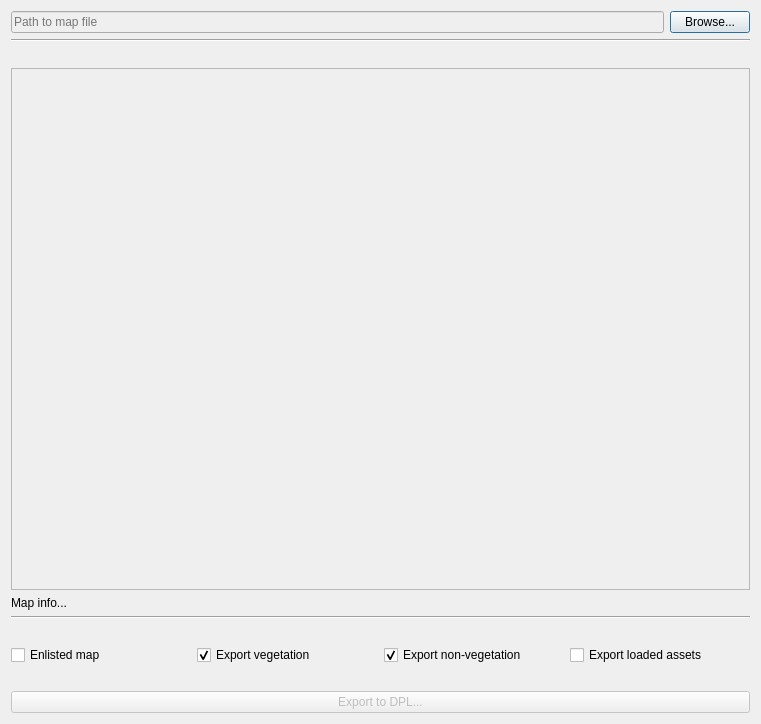
<?xml version="1.0" encoding="UTF-8"?>
<ui version="4.0">
 <class>Dialog</class>
 <widget class="QDialog" name="Dialog">
  <property name="geometry">
   <rect>
    <x>0</x>
    <y>0</y>
    <width>761</width>
    <height>724</height>
   </rect>
  </property>
  <property name="windowTitle">
   <string>Dagor Asset Explorer - Per-cell map prop layout export</string>
  </property>
  <property name="locale">
   <locale language="English" country="UnitedStates"/>
  </property>
  <layout class="QVBoxLayout" name="verticalLayout_3">
   <item>
    <layout class="QHBoxLayout" name="horizontalLayout">
     <property name="sizeConstraint">
      <enum>QLayout::SetMinimumSize</enum>
     </property>
     <item>
      <widget class="QLineEdit" name="lineEdit">
       <property name="enabled">
        <bool>false</bool>
       </property>
       <property name="locale">
        <locale language="English" country="UnitedStates"/>
       </property>
       <property name="placeholderText">
        <string>Path to map file</string>
       </property>
      </widget>
     </item>
     <item>
      <widget class="QPushButton" name="browse">
       <property name="windowTitle">
        <string>Dagor Asset Explorer - Per-cell map prop layout export</string>
       </property>
       <property name="locale">
        <locale language="English" country="UnitedStates"/>
       </property>
       <property name="text">
        <string>Browse...</string>
       </property>
      </widget>
     </item>
    </layout>
   </item>
   <item>
    <widget class="Line" name="line">
     <property name="orientation">
      <enum>Qt::Horizontal</enum>
     </property>
    </widget>
   </item>
   <item>
    <spacer name="horizontalSpacer_2">
     <property name="orientation">
      <enum>Qt::Horizontal</enum>
     </property>
     <property name="sizeType">
      <enum>QSizePolicy::Expanding</enum>
     </property>
     <property name="sizeHint" stdset="0">
      <size>
       <width>400</width>
       <height>20</height>
      </size>
     </property>
    </spacer>
   </item>
   <item>
    <widget class="QScrollArea" name="scrollArea">
     <property name="widgetResizable">
      <bool>true</bool>
     </property>
     <widget class="QWidget" name="scrollAreaWidgetContents_2">
      <property name="geometry">
       <rect>
        <x>0</x>
        <y>0</y>
        <width>737</width>
        <height>473</height>
       </rect>
      </property>
      <layout class="QGridLayout" name="gridLayout_2">
       <item row="0" column="0">
        <layout class="QGridLayout" name="gridLayout">
         <property name="sizeConstraint">
          <enum>QLayout::SetDefaultConstraint</enum>
         </property>
        </layout>
       </item>
      </layout>
     </widget>
    </widget>
   </item>
   <item>
    <widget class="QLabel" name="infoLabel">
     <property name="text">
      <string>Map info...</string>
     </property>
    </widget>
   </item>
   <item>
    <widget class="Line" name="line_2">
     <property name="orientation">
      <enum>Qt::Horizontal</enum>
     </property>
    </widget>
   </item>
   <item>
    <spacer name="horizontalSpacer_5">
     <property name="orientation">
      <enum>Qt::Horizontal</enum>
     </property>
     <property name="sizeHint" stdset="0">
      <size>
       <width>40</width>
       <height>20</height>
      </size>
     </property>
    </spacer>
   </item>
   <item>
    <layout class="QVBoxLayout" name="verticalLayout">
     <item>
      <layout class="QHBoxLayout" name="horizontalLayout_2">
       <item>
        <widget class="QCheckBox" name="enlistedMap">
         <property name="text">
          <string>Enlisted map</string>
         </property>
        </widget>
       </item>
       <item>
        <widget class="QCheckBox" name="exportVegetation">
         <property name="text">
          <string>Export vegetation</string>
         </property>
         <property name="checked">
          <bool>true</bool>
         </property>
        </widget>
       </item>
       <item>
        <widget class="QCheckBox" name="exportNonVegetation">
         <property name="text">
          <string>Export non-vegetation</string>
         </property>
         <property name="checked">
          <bool>true</bool>
         </property>
        </widget>
       </item>
       <item>
        <widget class="QCheckBox" name="exportAssets">
         <property name="text">
          <string>Export loaded assets</string>
         </property>
        </widget>
       </item>
      </layout>
     </item>
     <item>
      <spacer name="horizontalSpacer_3">
       <property name="orientation">
        <enum>Qt::Horizontal</enum>
       </property>
       <property name="sizeHint" stdset="0">
        <size>
         <width>40</width>
         <height>20</height>
        </size>
       </property>
      </spacer>
     </item>
     <item>
      <widget class="QPushButton" name="exportButton">
       <property name="enabled">
        <bool>false</bool>
       </property>
       <property name="text">
        <string>Export to DPL...</string>
       </property>
      </widget>
     </item>
    </layout>
   </item>
  </layout>
 </widget>
 <resources/>
 <connections/>
</ui>
